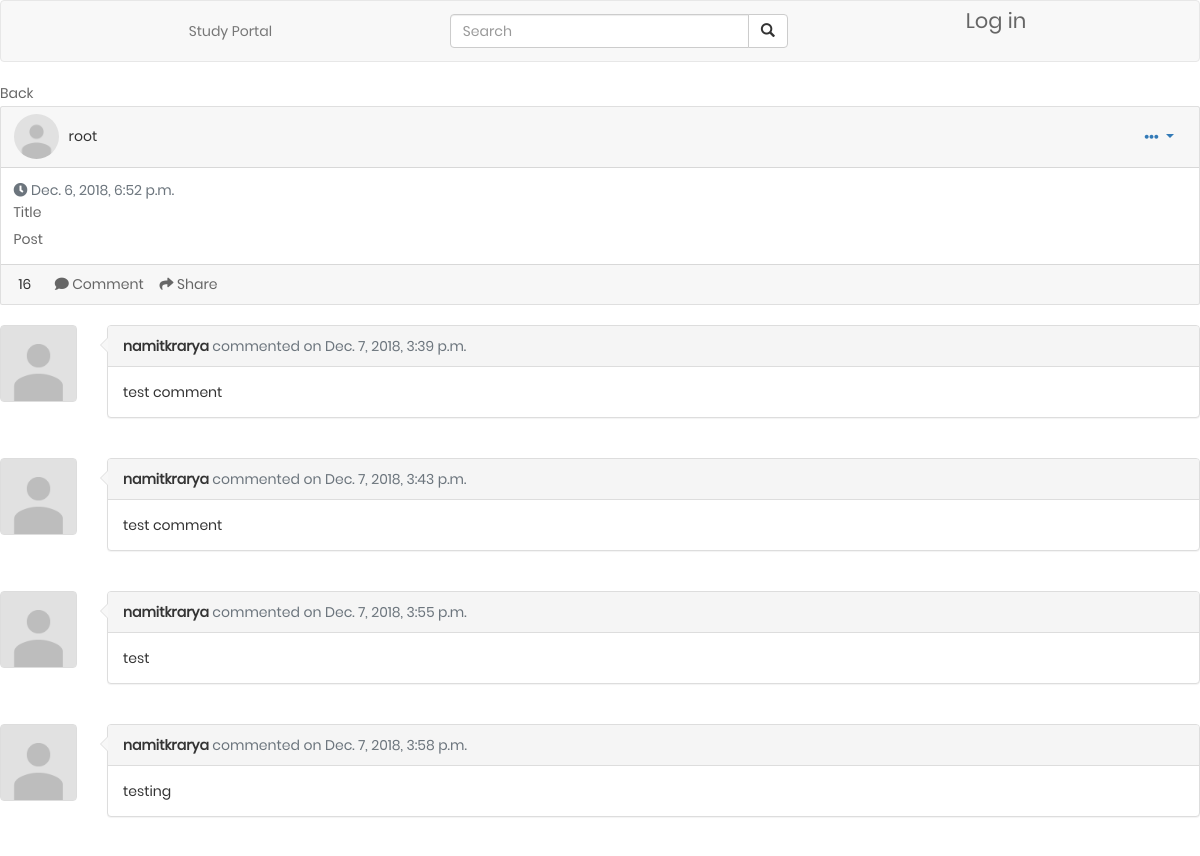
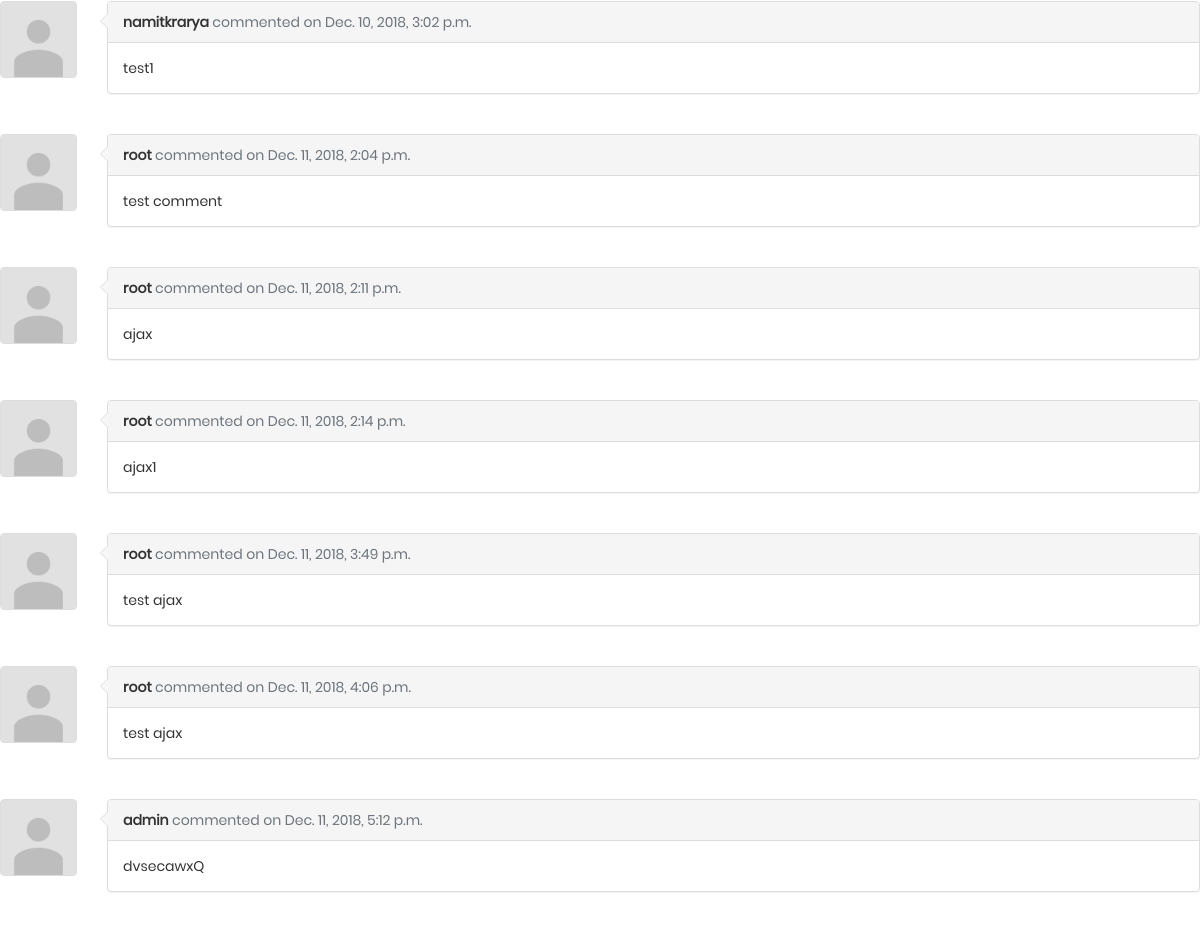
The page /p1 on the database its author committed (2 pictures, top to bottom).
### profiles/models.py (models this page shows, shortened)
class Post(models.Model):
    title = models.CharField(max_length=255)
    content = models.TextField()
    created_on = models.DateTimeField(auto_now_add=True)
    author = models.ForeignKey(User, related_name='author',on_delete=models.CASCADE)
    upvote = models.ManyToManyField(User, related_name='upvotes')
    downvote = models.ManyToManyField(User, related_name='downvotes')
    vote_count = models.IntegerField(default = 0)

class Profile(models.Model):
    DEPARTMENTS = (
        ('CSE', 'Computer Science and Engineering'),
        ('CE', 'Chemical Engineering'),
        ('BT', 'Bio-Technology'),
        ('CST', 'Chemical Science & Technology'),
        ('CE', 'Civil Engineering'),
        ('ECE', 'Electronics & Communication Engineering'),
        ('EEE', 'Electronics & Electrical Engineering'),
        ('EP', 'Engineering Physics'),
        ('ME', 'Mechanical Engineering'),
        ('MNC', 'Mathematics & Computing'),
    )
    DEGREES = (
        ('PhD', 'Doctorate of Philosophy'),
        ('B.Tech', 'Bachelor of Technology'),
        ('M.Tech', 'Master of Technology'),
        ('B.Des', 'Bachelor of Design'),
        ('M.Des', 'Master of Design')
    )
    department = models.CharField(max_length=3, choices=DEPARTMENTS, blank=True, help_text='Department')
    age = models.IntegerField()
    first_name = models.CharField(max_length=255)
    last_name = models.CharField(max_length=255)
    degree = models.CharField(max_length=6, choices=DEGREES, blank=True, help_text='Degree')
    description = models.CharField(max_length=255, blank=True)
    profile_picture = models.ImageField(upload_to='images/profile_pictures',
                                        default="images/profile_pictures/default.png")
    city = models.CharField(max_length=255)
    user = models.ForeignKey(User, related_name='profile', on_delete=models.CASCADE, null=True)

class Comment(models.Model):
    content = models.TextField()
    created_on = models.DateTimeField(auto_now_add=True)
    author = models.ForeignKey(User,on_delete=models.CASCADE)
    post = models.ForeignKey(Post, related_name='comments', on_delete=models.CASCADE)

### profiles/views.py (the view)
# urls.py: url(r'^p(?P<pk>\d+)$', views.post_detail, name='post-detail'),
def post_detail(request, pk):
	post = Post.objects.filter(pk=pk)
	if post.count() == 0:
		return HttpResponseRedirect(reverse("post_new"))
	return render(request, 'post/post_detail.html', context={'post': post[0]})

### profiles/templates/post/post_detail.html (shortened to what this page needs)
{% extends "base.html" %}
{% block content %}
{% load social_share %}
{% load static %}
{% load staticfiles %}
<link rel="stylesheet" type="text/css" href="{% static 'css/main.css' %}">
    <a href="{% url 'home' %}">Back</a>
    <div class="card gedf-card">
        <div class="card-header">
            <div class="d-flex justify-content-between align-items-center">
                <div class="d-flex justify-content-between align-items-center">
                    <div class="mr-2">
                        {% if post.author.profile.all.count == 0 %}
                            <img class="rounded-circle" width="45" src="{% static 'images/default.png' %}"/>
                        {% else %}
                            {% for profile in post.author.profile.all %}
                                <img class="rounded-circle" width="45" src="{{profile.profile_picture.url}}">
                            {% endfor %}
                        {% endif %}
                    </div>
                    <div class="ml-2">
                        <div class="h5 m-0">{{ post.author.username }}</div>
                    </div>
                </div>
                <div>
                    <div class="dropdown">
                        <button class="btn btn-link dropdown-toggle" type="button" id="gedf-drop1" data-toggle="dropdown" aria-haspopup="true" aria-expanded="false">
                            <i class="fa fa-ellipsis-h"></i>
                        </button>
                    </div>
                </div>
            </div>
        </div>
        <div class="card-body">
            <div class="text-muted h7 mb-2"> <i class="fa fa-clock-o"></i> {{ post.created_on }}</div>
            <a class="card-link" href="{% url 'post-detail' post.id %}">
                <h5 class="card-title">{{ post.title }}</h5>
            </a>
            <p class="card-text">
                {{ post.content }}
            </p>
        </div>
        <div class="card-footer">
            <span id="votes-{{post.id}}" style="padding-right: 20px; padding-left: 5px;">{{ post.vote_count }}</span>
            <a href="#" class="card-link"><i class="fa fa-comment"></i> Comment</a>
            <a href="#" class="card-link"><i class="fa fa-mail-forward"></i> Share</a>
        </div>
    </div>
    <br>
    <div id="comments-{{post.id}}">
    {% for comment in post.comments.all %}
        <div class="row">
            <div class="col-sm-auto">
                <div class="thumbnail">
                    {% if comment.author.profile.all.count == 0 %}
                        <img class="img-responsive user-photo" height="75px" width="75px" src="{% static 'images/default.png' %}"/>
                    {% else %}
                        {% for profile in comment.author.profile.all %}
                            <img class="img-responsive user-photo" src="{{profile.profile_picture.url}}">
                        {% endfor %}
                    {% endif %}
                </div>
            </div>
            <div class="col">
                <div class="panel panel-default">
                    <div class="panel-heading">
                        <strong>{{comment.author}}</strong> <span class="text-muted">commented on {{comment.created_on}}</span>
                    </div>
                    <div class="panel-body">
                        {{comment.content}}
                    </div>
                </div>
            </div>
        </div>
        <br>
    {% endfor %}
    <br>
    </div>
{% endblock %}

### profiles/static/css/comment.css (style rules this page uses)
.thumbnail { padding:0px; }
.user-photo { height: 75px; width: 75px; }
.panel { position:relative; }
.panel>.panel-heading:after,.panel>.panel-heading:before { position:absolute; top:11px;left:-16px; right:100%; width:0; height:0; display:block; content:" "; border-color:transparent; border-style:solid solid outset; pointer-events:none; }
.panel>.panel-heading:after { border-width:7px; border-right-color:#f7f7f7; margin-top:1px; margin-left:2px; }
.panel>.panel-heading:before { border-right-color:#ddd; border-width:8px; }

### profiles/static/css/main.css (style rules this page uses)
* { margin: 0px; padding: 0px; box-sizing: border-box; }
body, html { height: 100%; font-family: Poppins-Regular, sans-serif; }
a { font-family: Poppins-Regular; font-size: 14px; line-height: 1.7; color: #666666; margin: 0px; transition: all 0.4s; -webkit-transition: all 0.4s; -o-transition: all 0.4s; -moz-transition: all 0.4s; }
h1,h2,h3,h4,h5,h6 { margin: 0px; }
p { font-family: Poppins-Regular; font-size: 14px; line-height: 1.7; color: #666666; margin: 0px; }
button { outline: none !important; border: none; background: transparent; }

### rows shown on the page
Post: author.username "root", created_on "Dec. 6, 2018, 6:52 p.m.", title "Title", content "Post", vote_count "16"
Comment: author "namitkrarya", created_on "Dec. 7, 2018, 3:39 p.m.", content "test comment"
Profile: profile_picture (placeholder picture)
Comment: author "namitkrarya", created_on "Dec. 7, 2018, 3:43 p.m.", content "test comment"
Comment: author "namitkrarya", created_on "Dec. 7, 2018, 3:55 p.m.", content "test"
Comment: author "namitkrarya", created_on "Dec. 7, 2018, 3:58 p.m.", content "testing"
Comment: author "namitkrarya", created_on "Dec. 10, 2018, 3:02 p.m.", content "test1"
Comment: author "root", created_on "Dec. 11, 2018, 2:04 p.m.", content "test comment"
Comment: author "root", created_on "Dec. 11, 2018, 2:11 p.m.", content "ajax"
Comment: author "root", created_on "Dec. 11, 2018, 2:14 p.m.", content "ajax1"
Comment: author "root", created_on "Dec. 11, 2018, 3:49 p.m.", content "test ajax"
Comment: author "root", created_on "Dec. 11, 2018, 4:06 p.m.", content "test ajax"
Comment: author "admin", created_on "Dec. 11, 2018, 5:12 p.m.", content "dvsecawxQ"
